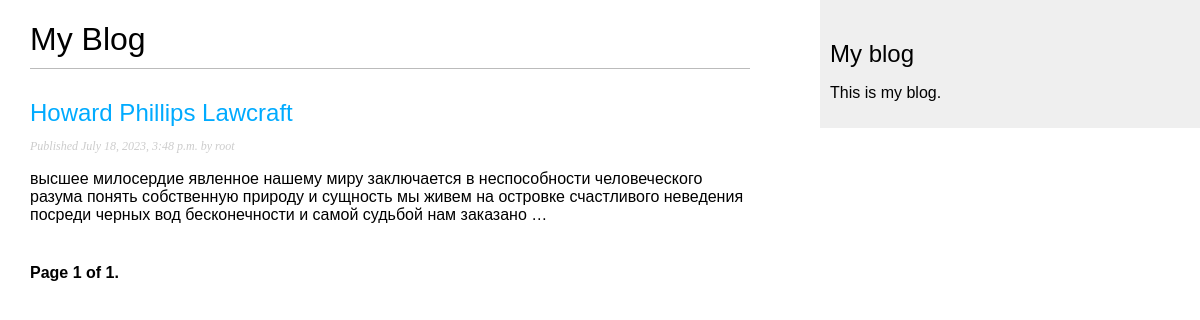
Screenshot of /blog/ with the database file from the repository.
### blog/models.py (models this page shows, shortened)
class Post(models.Model):
    class Status(models.TextChoices):
        DRAFT = 'DF', 'Draft'
        PUBLISHED = 'PB', 'Published'
    tags = TaggableManager()
    title = models.CharField(max_length=250)
    slug = models.SlugField(max_length=250,
                            unique_for_date='publish')
    author = models.ForeignKey(User,
                               on_delete=models.CASCADE,
                               related_name='blog_posts')
    body = models.TextField()
    publish = models.DateTimeField(default=timezone.now)
    created = models.DateTimeField(auto_now_add=True)
    updated = models.DateTimeField(auto_now=True)
    status = models.CharField(max_length=2,
                              choices=Status.choices,
                              default=Status.DRAFT)
    objects = models.Manager() # The default manager.
    published = PublishedManager() # Our custom manager.
    class Meta:
        ordering = ['-publish']
        indexes = [
            models.Index(fields=['-publish']),
        ]
    def get_absolute_url(self):
        return reverse('blog:post_detail',
                       args=[self.publish.year,
                             self.publish.month,
                             self.publish.day,
                             self.slug])

### blog/views.py (the view)
# urls.py: path('', views.PostListView.as_view(), name='post_list'),
class PostListView(ListView):
    queryset = Post.published.all()
    context_object_name = 'posts'
    paginate_by = 3
    template_name = 'blog/post/list.html'

### blog/templates/blog/post/list.html (shortened to what this page needs)
{% extends "blog/base.html" %}
{% block content %}
  <h1>My Blog</h1>
  {% for post in posts %}
    <h2>
      <a href="{{ post.get_absolute_url }}">
        {{ post.title }}
      </a>
    </h2>
    <p class="date">
      Published {{ post.publish }} by {{ post.author }}
    </p>
    {{ post.body|truncatewords:30|linebreaks }}
  {% endfor %}
  {% include "pagination.html" with page=page_obj %}
{% endblock %}

### blog/static/css/blog.css (style rules this page uses)
body { margin:0; padding:0; font-family:helvetica, sans-serif; }
a { color:#00abff; text-decoration:none; }
h1 { font-weight:normal; border-bottom:1px solid #bbb; padding:0 0 10px 0; }
h2 { font-weight:normal; margin:30px 0 0; }
p.date { color:#ccc; font-family: georgia, serif; font-size: 12px; font-style: italic; }

### rows the page displays
Post: title "Howard Phillips Lawcraft", publish "July 18, 2023, 3:48 p.m.", author "root", body "высшее милосердие явленное нашему миру заключается в неспособности человеческого разума понять собственную природу и сущность мы живем на островке счастливого неведения посреди черных вод бесконечности и самой судьбой нам заказано …"

### other values shown
{{ page.number }} "1"
{{ page.paginator.num_pages }} "1"
